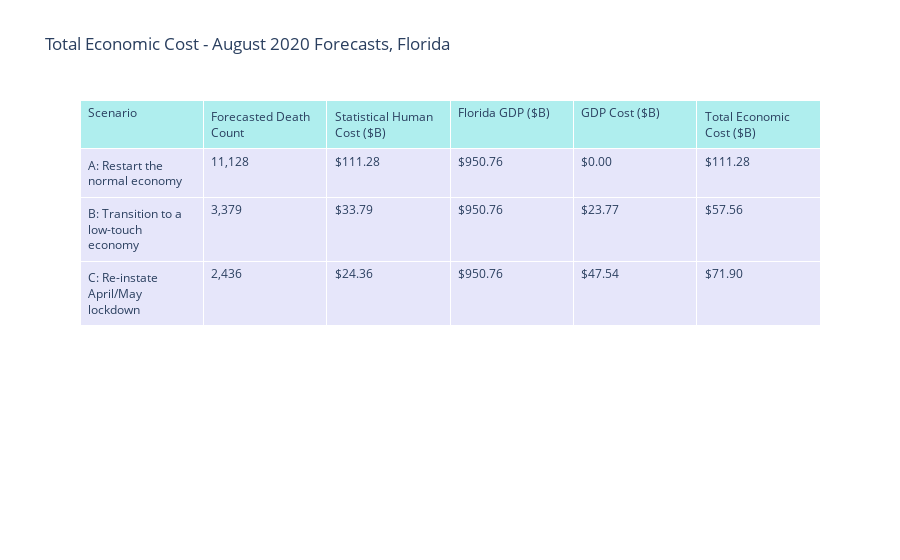

Notebook code for this chart:
### Code cell
import plotly.graph_objects as go

df6 = pt2

fig = go.Figure(data=[go.Table(
    header=dict(values=list(df6.columns),
                fill_color='paleturquoise',
                align='left'),
    cells=dict(values=[df6['Scenario'],df6['Forecasted Death Count'],df6['Statistical Human Cost ($B)'],df6['Florida GDP ($B)'],df6['GDP Cost ($B)'],df6['Total Economic Cost ($B)']],
               fill_color='lavender',
               align='left',
               format=[None,',.0f','$.2f']))
])

fig.update_layout(title_text="Total Economic Cost - August 2020 Forecasts, Florida")

fig.show()
#py.plot(fig, filename = 'Breakeven Analysis by Scenario - August 2020 Forecasts', auto_open=False)

### Figure 1 — Plotly figure (JSON) as saved in the notebook; plotly's stock layout.template omitted (floating-point values rounded to 4 significant figures)
{"data": [{"cells": {"align": "left", "fill": {"color": "lavender"}, "format": [null, ",.0f", "$.2f"], "values": [["A: Restart the normal economy", "B: Transition to a low-touch economy", "C: Re-instate April/May lockdown"], [11130.0, 3379.0, 2436.0], [111.3, 33.79, 24.36], [950.8, 950.8, 950.8], [0, 23.77, 47.54], [111.3, 57.56, 71.9]]}, "header": {"align": "left", "fill": {"color": "paleturquoise"}, "values": ["Scenario", "Forecasted Death Count", "Statistical Human Cost ($B)", "Florida GDP ($B)", "GDP Cost ($B)", "Total Economic Cost ($B)"]}, "type": "table"}], "layout": {"title": {"text": "Total Economic Cost - August 2020 Forecasts, Florida"}}}
